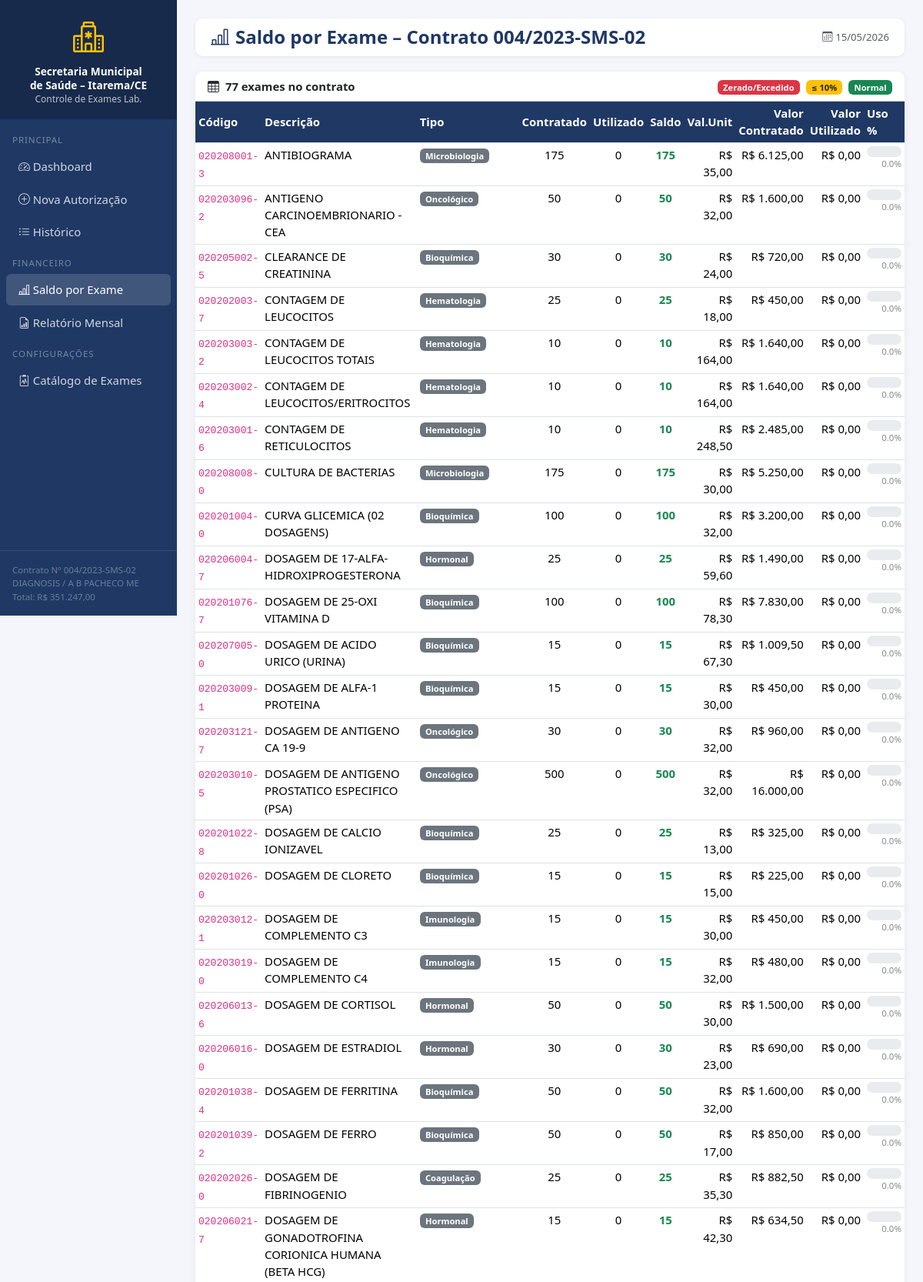
Page /saldo (upper part) on the committed database.
### tables this page shows
CREATE TABLE exames (
        id INTEGER PRIMARY KEY AUTOINCREMENT,
        codigo TEXT NOT NULL UNIQUE,
        descricao TEXT NOT NULL,
        tipo TEXT DEFAULT '',
        valor_unitario REAL DEFAULT 0.0,
        quantidade_contratada INTEGER DEFAULT 0
    );

### app.py (the view)
@app.route("/saldo")
def saldo_exames():
    db = get_db()
    rows = db.execute("""
        SELECT e.codigo, e.descricao, e.tipo, e.valor_unitario, e.quantidade_contratada,
               COALESCE(SUM(CASE WHEN a.status!='CANCELADO' THEN a.quantidade_liberada ELSE 0 END),0) AS usada
        FROM exames e LEFT JOIN autorizacoes a ON a.codigo_exame=e.codigo
        GROUP BY e.codigo ORDER BY e.descricao
    """).fetchall()
    db.close()
    return render_template("saldo.html", rows=rows)

### app.py (called while the page is built)
def get_db():
    conn = sqlite3.connect(DB_PATH)
    conn.row_factory = sqlite3.Row
    conn.execute("PRAGMA journal_mode=WAL")
    return conn

def fmt_brl(v):
    try:
        s = f"{float(v):,.2f}"
        return "R$ " + s.replace(",","X").replace(".",",").replace("X",".")
    except: return "R$ 0,00"

### templates/saldo.html (shortened to what this page needs)
{% extends "base.html" %}
{% block icon %}bar-chart-line{% endblock %}
{% block page_title %}Saldo por Exame – Contrato {{ CONTRATO_NUM }}{% endblock %}
{% block content %}
<div class="card">
  <div class="card-header bg-white d-flex justify-content-between align-items-center">
    <span><i class="bi bi-table me-2"></i>{{ rows|length }} exames no contrato</span>
    <div>
      <span class="badge bg-danger me-1">Zerado/Excedido</span>
      <span class="badge bg-warning text-dark me-1">≤ 10%</span>
      <span class="badge bg-success">Normal</span>
    </div>
  </div>
  <div class="table-responsive">
    <table class="table table-hover table-sm mb-0" id="tblSaldo">
      <thead>
        <tr>
          <th>Código</th><th>Descrição</th><th>Tipo</th>
          <th class="text-center">Contratado</th>
          <th class="text-center">Utilizado</th>
          <th class="text-center">Saldo</th>
          <th class="text-end">Val.Unit</th>
          <th class="text-end">Valor Contratado</th>
          <th class="text-end">Valor Utilizado</th>
          <th style="width:120px">Uso %</th>
        </tr>
      </thead>
      <tbody>
        {% for r in rows %}
        {% set saldo = r.quantidade_contratada - r.usada %}
        {% set pct = (r.usada / r.quantidade_contratada * 100) if r.quantidade_contratada > 0 else 0 %}
        {% set cor = 'danger' if saldo <= 0 else ('warning' if pct >= 90 else 'success') %}
        <tr>
          <td><code>{{ r.codigo }}</code></td>
          <td>{{ r.descricao }}</td>
          <td><span class="badge bg-secondary">{{ r.tipo }}</span></td>
          <td class="text-center">{{ r.quantidade_contratada }}</td>
          <td class="text-center">{{ r.usada }}</td>
          <td class="text-center fw-bold text-{{ cor }}">{{ saldo }}</td>
          <td class="text-end">{{ fmt_brl(r.valor_unitario) }}</td>
          <td class="text-end">{{ fmt_brl(r.valor_unitario * r.quantidade_contratada) }}</td>
          <td class="text-end">{{ fmt_brl(r.valor_unitario * r.usada) }}</td>
          <td>
            <div class="progress" style="height:14px;border-radius:7px">
            </div>
            <div style="font-size:.72rem;color:#888;text-align:right">{{ "%.1f"|format(pct) }}%</div>
          </td>
        </tr>
        {% endfor %}
      </tbody>
    </table>
  </div>
</div>
{% endblock %}

### templates/base.html (shortened to what this page needs)
<!DOCTYPE html>
<html lang="pt-BR">
<head>
  <link rel="stylesheet" href="https://cdn.jsdelivr.net/npm/bootstrap@5.3.2/dist/css/bootstrap.min.css">
  <link rel="stylesheet" href="https://cdn.jsdelivr.net/npm/bootstrap-icons@1.11.3/font/bootstrap-icons.min.css">
</head>
<body>
<nav class="sidebar d-flex flex-column">
  <div class="brand">
    <i class="bi bi-hospital fs-1 text-warning"></i>
    <span>Secretaria Municipal<br>de Saúde – Itarema/CE<br>
      <small style="font-weight:400;font-size:.75rem;opacity:.7">Controle de Exames Lab.</small>
    </span>
  </div>
  <div class="flex-grow-1 py-2">
    <div class="section-label">Principal</div>
    <a href="{{ url_for('dashboard') }}"   class="nav-link {% if request.endpoint=='dashboard' %}active{% endif %}">
      <i class="bi bi-speedometer2"></i> Dashboard
    </a>
    <a href="{{ url_for('autorizacao') }}" class="nav-link {% if request.endpoint=='autorizacao' %}active{% endif %}">
      <i class="bi bi-plus-circle"></i> Nova Autorização
    </a>
    <a href="{{ url_for('historico') }}"   class="nav-link {% if request.endpoint=='historico' %}active{% endif %}">
      <i class="bi bi-list-ul"></i> Histórico
    </a>
    <div class="section-label">Financeiro</div>
    <a href="{{ url_for('saldo_exames') }}" class="nav-link {% if request.endpoint=='saldo_exames' %}active{% endif %}">
      <i class="bi bi-bar-chart-line"></i> Saldo por Exame
    </a>
    <a href="{{ url_for('relatorio') }}"   class="nav-link {% if request.endpoint=='relatorio' %}active{% endif %}">
      <i class="bi bi-file-earmark-bar-graph"></i> Relatório Mensal
    </a>
    <div class="section-label">Configurações</div>
    <a href="{{ url_for('exames') }}"      class="nav-link {% if request.endpoint=='exames' %}active{% endif %}">
      <i class="bi bi-clipboard2-pulse"></i> Catálogo de Exames
    </a>
  </div>
  <div class="p-3" style="font-size:.72rem;color:rgba(255,255,255,.35);border-top:1px solid rgba(255,255,255,.1)">
    Contrato Nº {{ CONTRATO_NUM }}<br>{{ CONTRATO_EMP }}<br>Total: {{ fmt_brl(CONTRATO_VALOR) }}
  </div>
</nav>
<main class="main">
  <div class="topbar">
    <h4><i class="bi bi-{% block icon %}house{% endblock %} me-2"></i>{% block page_title %}Início{% endblock %}</h4>
    <span class="text-muted" style="font-size:.82rem"><i class="bi bi-calendar3 me-1"></i>{{ hoje().strftime('%d/%m/%Y') }}</span>
  </div>
  {% block content %}{% endblock %}
</main>
</body>
</html>

### templates/base.html (style rules this page uses)
:root { --azul: #1F3864; --verde: #1a6e3c; --amarelo: #f8c300; }
body { background: #f4f6fb; font-size: .93rem; }
.sidebar { width: 230px; min-height: 100vh; background: var(--azul); position: fixed; top: 0; left: 0; z-index: 1000; }
.sidebar .brand { background: rgba(0,0,0,.25); padding: 18px 14px; text-align: center; }
.sidebar .brand span { display: block; color: #fff; font-weight: 700; font-size: .85rem; line-height: 1.3; margin-top: 6px; }
.sidebar .nav-link { color: rgba(255,255,255,.8); padding: 9px 16px; border-radius: 6px; margin: 2px 8px; transition: .2s; }
.sidebar .nav-link:hover, .sidebar .nav-link.active { background: rgba(255,255,255,.15); color: #fff; }
.sidebar .nav-link i { width: 20px; }
.sidebar .section-label { color: rgba(255,255,255,.4); font-size: .72rem; text-transform: uppercase; padding: 10px 16px 4px; letter-spacing: .08em; }
.main { margin-left: 230px; padding: 24px; }
.topbar { background: #fff; border-radius: 10px; padding: 10px 20px; margin-bottom: 20px; display: flex; align-items: center; justify-content: space-between; box-shadow: 0 1px 4px rgba(0,0,0,.07); }
.topbar h4 { margin: 0; font-weight: 700; color: var(--azul); }
.card { border: none; border-radius: 10px; box-shadow: 0 2px 8px rgba(0,0,0,.07); }
.card-header { border-radius: 10px 10px 0 0 !important; font-weight: 600; }
.table thead th { background: var(--azul); color: #fff; font-weight: 600; vertical-align: middle; }

### rows in the picture
exames: codigo "020208001-3", descricao "ANTIBIOGRAMA", tipo "Microbiologia", quantidade_contratada "175", usada "0", fmt_brl "R$ 35,00", fmt_brl "R$ 6.125,00", fmt_brl "R$ 0,00", pct "0.0"
exames: codigo "020203096-2", descricao "ANTIGENO CARCINOEMBRIONARIO - CEA", tipo "Oncológico", quantidade_contratada "50", usada "0", fmt_brl "R$ 32,00", fmt_brl "R$ 1.600,00", fmt_brl "R$ 0,00", pct "0.0"
exames: codigo "020205002-5", descricao "CLEARANCE DE CREATININA", tipo "Bioquímica", quantidade_contratada "30", usada "0", fmt_brl "R$ 24,00", fmt_brl "R$ 720,00", fmt_brl "R$ 0,00", pct "0.0"
exames: codigo "020202003-7", descricao "CONTAGEM DE LEUCOCITOS", tipo "Hematologia", quantidade_contratada "25", usada "0", fmt_brl "R$ 18,00", fmt_brl "R$ 450,00", fmt_brl "R$ 0,00", pct "0.0"
exames: codigo "020203003-2", descricao "CONTAGEM DE LEUCOCITOS TOTAIS", tipo "Hematologia", quantidade_contratada "10", usada "0", fmt_brl "R$ 164,00", fmt_brl "R$ 1.640,00", fmt_brl "R$ 0,00", pct "0.0"
exames: codigo "020203002-4", descricao "CONTAGEM DE LEUCOCITOS/ERITROCITOS", tipo "Hematologia", quantidade_contratada "10", usada "0", fmt_brl "R$ 164,00", fmt_brl "R$ 1.640,00", fmt_brl "R$ 0,00", pct "0.0"
exames: codigo "020203001-6", descricao "CONTAGEM DE RETICULOCITOS", tipo "Hematologia", quantidade_contratada "10", usada "0", fmt_brl "R$ 248,50", fmt_brl "R$ 2.485,00", fmt_brl "R$ 0,00", pct "0.0"
exames: codigo "020208008-0", descricao "CULTURA DE BACTERIAS", tipo "Microbiologia", quantidade_contratada "175", usada "0", fmt_brl "R$ 30,00", fmt_brl "R$ 5.250,00", fmt_brl "R$ 0,00", pct "0.0"
exames: codigo "020201004-0", descricao "CURVA GLICEMICA (02 DOSAGENS)", tipo "Bioquímica", quantidade_contratada "100", usada "0", fmt_brl "R$ 32,00", fmt_brl "R$ 3.200,00", fmt_brl "R$ 0,00", pct "0.0"
exames: codigo "020206004-7", descricao "DOSAGEM DE 17-ALFA-HIDROXIPROGESTERONA", tipo "Hormonal", quantidade_contratada "25", usada "0", fmt_brl "R$ 59,60", fmt_brl "R$ 1.490,00", fmt_brl "R$ 0,00", pct "0.0"
exames: codigo "020201076-7", descricao "DOSAGEM DE 25-OXI VITAMINA D", tipo "Bioquímica", quantidade_contratada "100", usada "0", fmt_brl "R$ 78,30", fmt_brl "R$ 7.830,00", fmt_brl "R$ 0,00", pct "0.0"
exames: codigo "020207005-0", descricao "DOSAGEM DE ACIDO URICO (URINA)", tipo "Bioquímica", quantidade_contratada "15", usada "0", fmt_brl "R$ 67,30", fmt_brl "R$ 1.009,50", fmt_brl "R$ 0,00", pct "0.0"
exames: codigo "020203009-1", descricao "DOSAGEM DE ALFA-1 PROTEINA", tipo "Bioquímica", quantidade_contratada "15", usada "0", fmt_brl "R$ 30,00", fmt_brl "R$ 450,00", fmt_brl "R$ 0,00", pct "0.0"
exames: codigo "020203121-7", descricao "DOSAGEM DE ANTIGENO CA 19-9", tipo "Oncológico", quantidade_contratada "30", usada "0", fmt_brl "R$ 32,00", fmt_brl "R$ 960,00", fmt_brl "R$ 0,00", pct "0.0"
exames: codigo "020203010-5", descricao "DOSAGEM DE ANTIGENO PROSTATICO ESPECIFICO (PSA)", tipo "Oncológico", quantidade_contratada "500", usada "0", fmt_brl "R$ 32,00", fmt_brl "R$ 16.000,00", fmt_brl "R$ 0,00", pct "0.0"
exames: codigo "020201022-8", descricao "DOSAGEM DE CALCIO IONIZAVEL", tipo "Bioquímica", quantidade_contratada "25", usada "0", fmt_brl "R$ 13,00", fmt_brl "R$ 325,00", fmt_brl "R$ 0,00", pct "0.0"
exames: codigo "020201026-0", descricao "DOSAGEM DE CLORETO", tipo "Bioquímica", quantidade_contratada "15", usada "0", fmt_brl "R$ 15,00", fmt_brl "R$ 225,00", fmt_brl "R$ 0,00", pct "0.0"
exames: codigo "020203012-1", descricao "DOSAGEM DE COMPLEMENTO C3", tipo "Imunologia", quantidade_contratada "15", usada "0", fmt_brl "R$ 30,00", fmt_brl "R$ 450,00", fmt_brl "R$ 0,00", pct "0.0"
exames: codigo "020203019-0", descricao "DOSAGEM DE COMPLEMENTO C4", tipo "Imunologia", quantidade_contratada "15", usada "0", fmt_brl "R$ 32,00", fmt_brl "R$ 480,00", fmt_brl "R$ 0,00", pct "0.0"
exames: codigo "020206013-6", descricao "DOSAGEM DE CORTISOL", tipo "Hormonal", quantidade_contratada "50", usada "0", fmt_brl "R$ 30,00", fmt_brl "R$ 1.500,00", fmt_brl "R$ 0,00", pct "0.0"
exames: codigo "020206016-0", descricao "DOSAGEM DE ESTRADIOL", tipo "Hormonal", quantidade_contratada "30", usada "0", fmt_brl "R$ 23,00", fmt_brl "R$ 690,00", fmt_brl "R$ 0,00", pct "0.0"
exames: codigo "020201038-4", descricao "DOSAGEM DE FERRITINA", tipo "Bioquímica", quantidade_contratada "50", usada "0", fmt_brl "R$ 32,00", fmt_brl "R$ 1.600,00", fmt_brl "R$ 0,00", pct "0.0"
exames: codigo "020201039-2", descricao "DOSAGEM DE FERRO", tipo "Bioquímica", quantidade_contratada "50", usada "0", fmt_brl "R$ 17,00", fmt_brl "R$ 850,00", fmt_brl "R$ 0,00", pct "0.0"
exames: codigo "020202026-0", descricao "DOSAGEM DE FIBRINOGENIO", tipo "Coagulação", quantidade_contratada "25", usada "0", fmt_brl "R$ 35,30", fmt_brl "R$ 882,50", fmt_brl "R$ 0,00", pct "0.0"
exames: codigo "020206021-7", descricao "DOSAGEM DE GONADOTROFINA CORIONICA HUMANA (BETA HCG)", tipo "Hormonal", quantidade_contratada "15", usada "0", fmt_brl "R$ 42,30", fmt_brl "R$ 634,50", fmt_brl "R$ 0,00", pct "0.0"

### other values in the picture
{{ CONTRATO_NUM }} "004/2023-SMS-02"
{{ CONTRATO_EMP }} "DIAGNOSIS / A B PACHECO ME"
{{ fmt_brl(CONTRATO_VALOR) }} "R$ 351.247,00"
{{ hoje().strftime('%d/%m/%Y') }} "15/05/2026"
{{ rows|length }} "77"
